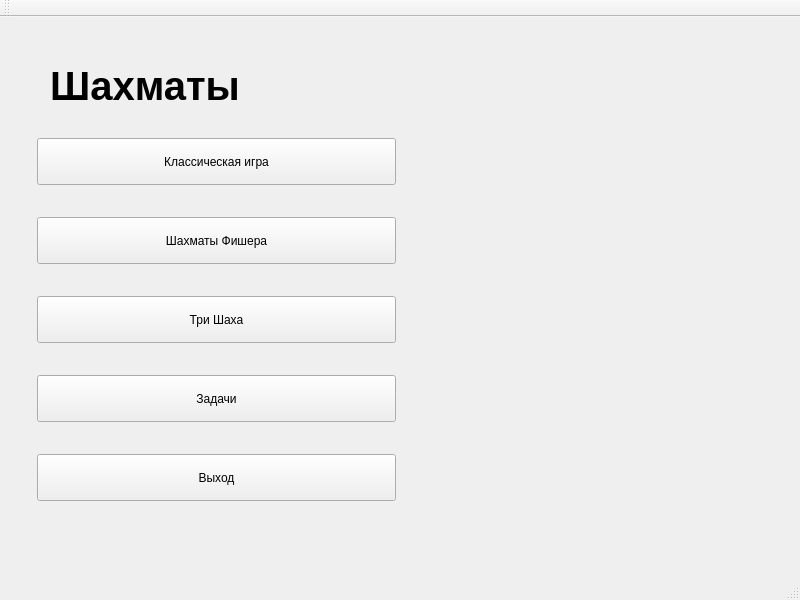
<?xml version="1.0" encoding="UTF-8"?>
<ui version="4.0">
 <class>MainWindow</class>
 <widget class="QMainWindow" name="MainWindow">
  <property name="geometry">
   <rect>
    <x>0</x>
    <y>0</y>
    <width>800</width>
    <height>600</height>
   </rect>
  </property>
  <property name="minimumSize">
   <size>
    <width>0</width>
    <height>0</height>
   </size>
  </property>
  <property name="maximumSize">
   <size>
    <width>16777215</width>
    <height>16777215</height>
   </size>
  </property>
  <property name="windowTitle">
   <string>MainWindow</string>
  </property>
  <property name="autoFillBackground">
   <bool>true</bool>
  </property>
  <property name="styleSheet">
   <string notr="true"/>
  </property>
  <widget class="QWidget" name="centralwidget">
   <widget class="QWidget" name="menu_window_widget_out" native="true">
    <property name="geometry">
     <rect>
      <x>11</x>
      <y>11</y>
      <width>411</width>
      <height>511</height>
     </rect>
    </property>
    <property name="minimumSize">
     <size>
      <width>0</width>
      <height>0</height>
     </size>
    </property>
    <property name="maximumSize">
     <size>
      <width>16777215</width>
      <height>16777215</height>
     </size>
    </property>
    <property name="styleSheet">
     <string notr="true">background-color:&quot;#2F4858&quot;;</string>
    </property>
    <layout class="QHBoxLayout" name="horizontalLayout_5">
     <property name="spacing">
      <number>0</number>
     </property>
     <property name="leftMargin">
      <number>11</number>
     </property>
     <property name="topMargin">
      <number>11</number>
     </property>
     <property name="rightMargin">
      <number>11</number>
     </property>
     <property name="bottomMargin">
      <number>11</number>
     </property>
     <item>
      <widget class="QWidget" name="menu_window_widget_in" native="true">
       <property name="minimumSize">
        <size>
         <width>0</width>
         <height>0</height>
        </size>
       </property>
       <property name="styleSheet">
        <string notr="true">background-color:&quot;#4D616F&quot;;</string>
       </property>
       <layout class="QVBoxLayout" name="verticalLayout_5">
        <property name="leftMargin">
         <number>0</number>
        </property>
        <property name="topMargin">
         <number>0</number>
        </property>
        <property name="rightMargin">
         <number>0</number>
        </property>
        <property name="bottomMargin">
         <number>0</number>
        </property>
        <item>
         <widget class="QStackedWidget" name="stackedWidget">
          <property name="currentIndex">
           <number>0</number>
          </property>
          <widget class="QWidget" name="page">
           <property name="minimumSize">
            <size>
             <width>230</width>
             <height>489</height>
            </size>
           </property>
           <property name="maximumSize">
            <size>
             <width>230</width>
             <height>489</height>
            </size>
           </property>
           <layout class="QVBoxLayout" name="verticalLayout_6" stretch="0,0,0,0,0,0">
            <property name="spacing">
             <number>6</number>
            </property>
            <property name="sizeConstraint">
             <enum>QLayout::SizeConstraint::SetMaximumSize</enum>
            </property>
            <property name="leftMargin">
             <number>15</number>
            </property>
            <property name="topMargin">
             <number>0</number>
            </property>
            <property name="rightMargin">
             <number>15</number>
            </property>
            <property name="bottomMargin">
             <number>0</number>
            </property>
            <item>
             <widget class="QLabel" name="label">
              <property name="maximumSize">
               <size>
                <width>216</width>
                <height>41</height>
               </size>
              </property>
              <property name="font">
               <font>
                <family>Arial</family>
                <pointsize>30</pointsize>
                <bold>true</bold>
               </font>
              </property>
              <property name="text">
               <string>Шахматы</string>
              </property>
              <property name="alignment">
               <set>Qt::AlignmentFlag::AlignCenter</set>
              </property>
             </widget>
            </item>
            <item>
             <widget class="QPushButton" name="ClassicGameButton">
              <property name="sizePolicy">
               <sizepolicy hsizetype="Minimum" vsizetype="Preferred">
                <horstretch>0</horstretch>
                <verstretch>0</verstretch>
               </sizepolicy>
              </property>
              <property name="minimumSize">
               <size>
                <width>0</width>
                <height>47</height>
               </size>
              </property>
              <property name="maximumSize">
               <size>
                <width>10000</width>
                <height>47</height>
               </size>
              </property>
              <property name="styleSheet">
               <string notr="true"/>
              </property>
              <property name="text">
               <string>Классическая игра</string>
              </property>
             </widget>
            </item>
            <item>
             <widget class="QPushButton" name="FischerChessButton">
              <property name="sizePolicy">
               <sizepolicy hsizetype="Preferred" vsizetype="Preferred">
                <horstretch>0</horstretch>
                <verstretch>0</verstretch>
               </sizepolicy>
              </property>
              <property name="minimumSize">
               <size>
                <width>0</width>
                <height>47</height>
               </size>
              </property>
              <property name="maximumSize">
               <size>
                <width>9999999</width>
                <height>47</height>
               </size>
              </property>
              <property name="text">
               <string>Шахматы Фишера</string>
              </property>
             </widget>
            </item>
            <item>
             <widget class="QPushButton" name="ThreeCheckButton">
              <property name="sizePolicy">
               <sizepolicy hsizetype="Preferred" vsizetype="Preferred">
                <horstretch>0</horstretch>
                <verstretch>0</verstretch>
               </sizepolicy>
              </property>
              <property name="minimumSize">
               <size>
                <width>0</width>
                <height>47</height>
               </size>
              </property>
              <property name="maximumSize">
               <size>
                <width>9999999</width>
                <height>47</height>
               </size>
              </property>
              <property name="text">
               <string>Три Шаха</string>
              </property>
             </widget>
            </item>
            <item>
             <widget class="QPushButton" name="PuzzleButton">
              <property name="sizePolicy">
               <sizepolicy hsizetype="Preferred" vsizetype="Preferred">
                <horstretch>0</horstretch>
                <verstretch>0</verstretch>
               </sizepolicy>
              </property>
              <property name="minimumSize">
               <size>
                <width>0</width>
                <height>47</height>
               </size>
              </property>
              <property name="maximumSize">
               <size>
                <width>9999999</width>
                <height>47</height>
               </size>
              </property>
              <property name="text">
               <string>Задачи</string>
              </property>
             </widget>
            </item>
            <item>
             <widget class="QPushButton" name="QuitButton">
              <property name="sizePolicy">
               <sizepolicy hsizetype="Preferred" vsizetype="Preferred">
                <horstretch>0</horstretch>
                <verstretch>0</verstretch>
               </sizepolicy>
              </property>
              <property name="minimumSize">
               <size>
                <width>0</width>
                <height>47</height>
               </size>
              </property>
              <property name="maximumSize">
               <size>
                <width>9999999</width>
                <height>47</height>
               </size>
              </property>
              <property name="text">
               <string>Выход</string>
              </property>
             </widget>
            </item>
           </layout>
          </widget>
          <widget class="QWidget" name="page_2">
           <layout class="QVBoxLayout" name="verticalLayout_4">
            <item>
             <layout class="QVBoxLayout" name="verticalLayout_3">
              <item>
               <widget class="QLabel" name="label_2">
                <property name="maximumSize">
                 <size>
                  <width>216</width>
                  <height>41</height>
                 </size>
                </property>
                <property name="font">
                 <font>
                  <family>Arial</family>
                  <pointsize>30</pointsize>
                  <bold>true</bold>
                 </font>
                </property>
                <property name="text">
                 <string>Шахматы</string>
                </property>
                <property name="alignment">
                 <set>Qt::AlignmentFlag::AlignCenter</set>
                </property>
               </widget>
              </item>
              <item>
               <layout class="QHBoxLayout" name="horizontalLayout_3">
                <item>
                 <widget class="QPushButton" name="TwoPlayersButton">
                  <property name="minimumSize">
                   <size>
                    <width>99</width>
                    <height>29</height>
                   </size>
                  </property>
                  <property name="maximumSize">
                   <size>
                    <width>99</width>
                    <height>29</height>
                   </size>
                  </property>
                  <property name="text">
                   <string>Два Игрока</string>
                  </property>
                 </widget>
                </item>
                <item>
                 <widget class="QPushButton" name="BotButton">
                  <property name="minimumSize">
                   <size>
                    <width>99</width>
                    <height>20</height>
                   </size>
                  </property>
                  <property name="maximumSize">
                   <size>
                    <width>99</width>
                    <height>29</height>
                   </size>
                  </property>
                  <property name="text">
                   <string>Бот</string>
                  </property>
                 </widget>
                </item>
               </layout>
              </item>
              <item>
               <layout class="QHBoxLayout" name="horizontalLayout_4">
                <item>
                 <widget class="QPushButton" name="BackButton">
                  <property name="minimumSize">
                   <size>
                    <width>99</width>
                    <height>29</height>
                   </size>
                  </property>
                  <property name="maximumSize">
                   <size>
                    <width>99</width>
                    <height>29</height>
                   </size>
                  </property>
                  <property name="text">
                   <string>Назад</string>
                  </property>
                 </widget>
                </item>
               </layout>
              </item>
             </layout>
            </item>
            <item>
             <spacer name="verticalSpacer">
              <property name="orientation">
               <enum>Qt::Orientation::Vertical</enum>
              </property>
              <property name="sizeHint" stdset="0">
               <size>
                <width>20</width>
                <height>40</height>
               </size>
              </property>
             </spacer>
            </item>
           </layout>
          </widget>
          <widget class="QWidget" name="page_3">
           <layout class="QVBoxLayout" name="verticalLayout_10">
            <item>
             <widget class="QLabel" name="label_4">
              <property name="maximumSize">
               <size>
                <width>216</width>
                <height>41</height>
               </size>
              </property>
              <property name="font">
               <font>
                <family>Arial</family>
                <pointsize>30</pointsize>
                <bold>true</bold>
               </font>
              </property>
              <property name="text">
               <string>Шахматы</string>
              </property>
              <property name="alignment">
               <set>Qt::AlignmentFlag::AlignCenter</set>
              </property>
             </widget>
            </item>
            <item>
             <layout class="QHBoxLayout" name="horizontalLayout_11">
              <item>
               <widget class="QPushButton" name="WhiteButton">
                <property name="minimumSize">
                 <size>
                  <width>60</width>
                  <height>60</height>
                 </size>
                </property>
                <property name="maximumSize">
                 <size>
                  <width>60</width>
                  <height>60</height>
                 </size>
                </property>
                <property name="text">
                 <string>Б</string>
                </property>
               </widget>
              </item>
              <item>
               <widget class="QPushButton" name="RandomButton">
                <property name="minimumSize">
                 <size>
                  <width>60</width>
                  <height>60</height>
                 </size>
                </property>
                <property name="maximumSize">
                 <size>
                  <width>60</width>
                  <height>60</height>
                 </size>
                </property>
                <property name="text">
                 <string>?</string>
                </property>
               </widget>
              </item>
              <item>
               <widget class="QPushButton" name="BlackButton">
                <property name="minimumSize">
                 <size>
                  <width>60</width>
                  <height>60</height>
                 </size>
                </property>
                <property name="maximumSize">
                 <size>
                  <width>60</width>
                  <height>60</height>
                 </size>
                </property>
                <property name="text">
                 <string>Ч</string>
                </property>
               </widget>
              </item>
             </layout>
            </item>
            <item>
             <layout class="QHBoxLayout" name="horizontalLayout_2">
              <item>
               <widget class="QPushButton" name="BackToChooseUIButton">
                <property name="minimumSize">
                 <size>
                  <width>99</width>
                  <height>29</height>
                 </size>
                </property>
                <property name="maximumSize">
                 <size>
                  <width>99</width>
                  <height>29</height>
                 </size>
                </property>
                <property name="text">
                 <string>Назад</string>
                </property>
               </widget>
              </item>
             </layout>
            </item>
            <item>
             <spacer name="verticalSpacer_3">
              <property name="orientation">
               <enum>Qt::Orientation::Vertical</enum>
              </property>
              <property name="sizeHint" stdset="0">
               <size>
                <width>20</width>
                <height>40</height>
               </size>
              </property>
             </spacer>
            </item>
            <item>
             <layout class="QVBoxLayout" name="verticalLayout_11"/>
            </item>
           </layout>
          </widget>
         </widget>
        </item>
       </layout>
      </widget>
     </item>
    </layout>
   </widget>
  </widget>
  <widget class="QMenuBar" name="menubar">
   <property name="geometry">
    <rect>
     <x>0</x>
     <y>0</y>
     <width>800</width>
     <height>25</height>
    </rect>
   </property>
  </widget>
  <widget class="QStatusBar" name="statusbar"/>
  <widget class="QToolBar" name="toolBar">
   <property name="windowTitle">
    <string>toolBar</string>
   </property>
   <attribute name="toolBarArea">
    <enum>TopToolBarArea</enum>
   </attribute>
   <attribute name="toolBarBreak">
    <bool>false</bool>
   </attribute>
  </widget>
 </widget>
 <resources/>
 <connections/>
</ui>
